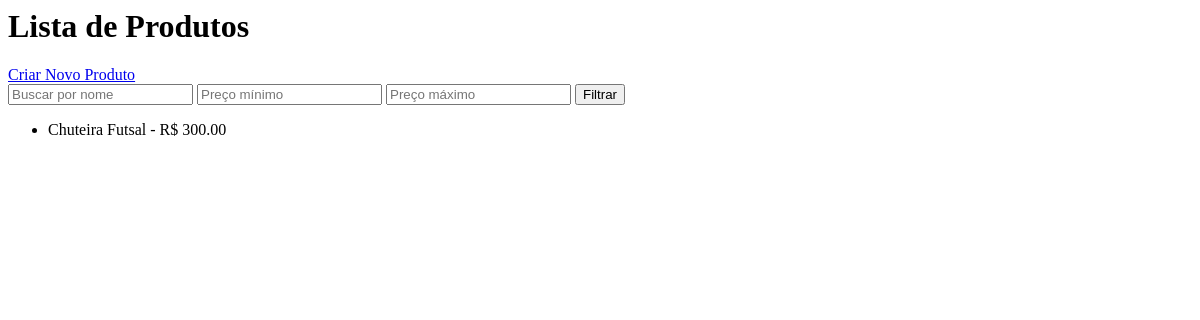
The page /produtos/ on the database as committed earlier.
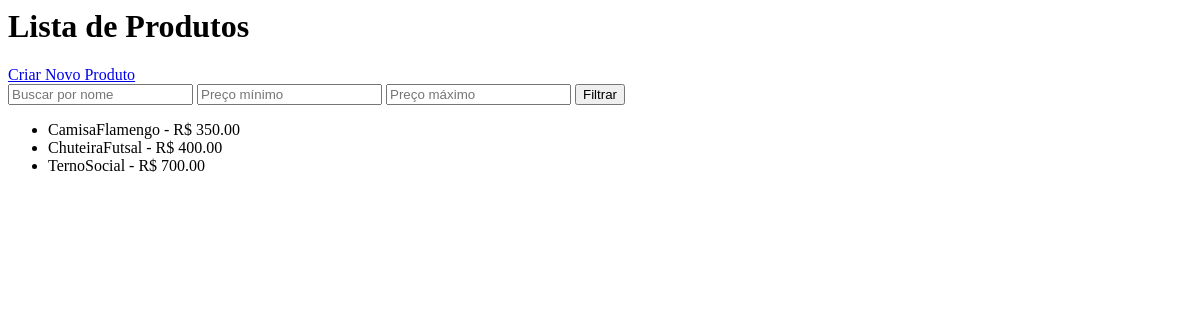
The same page on the database as committed later.
### contato/models.py (models this page shows, shortened)
class Produto(models.Model):
    nome = models.CharField(
        max_length=100,
        validators=[RegexValidator(regex=r'^\w{3,}$', message="O nome deve ter pelo menos 3 caracteres e não conter espaços especiais.")]
    )
    descricao = models.TextField(blank=True)
    preco = models.DecimalField(
        max_digits=10,
        decimal_places=2,
        validators=[MinValueValidator(0.01, message="O preço deve ser maior que zero.")]
    )
    quantidade_estoque = models.PositiveIntegerField(
        default=0,
        validators=[MinValueValidator(0, message="A quantidade em estoque deve ser um número inteiro maior ou igual a zero.")]
    )
    codigo = models.CharField(
        max_length=10,
        unique=True,
        default="DEFAULT123",
        validators=[RegexValidator(regex=r'^[a-zA-Z0-9]+$', message="O código do produto deve conter apenas letras e números.")]
    )
    categoria = models.ForeignKey(Categoria, on_delete=models.CASCADE, related_name="produtos")
    fornecedor = models.ManyToManyField(Fornecedor, related_name="produtos")
    imagem = models.ImageField(upload_to='produto/',null=True,blank=True)

### contato/views.py (the view)
# urls.py: path('produtos/', views.ProdutoListView.as_view(), name='produto_list'),
class ProdutoListView(ListView):
    model = Produto
    template_name = "produto_list.html"
    context_object_name = "produtos"
    paginate_by = 5

### contato/templates/produto_list.html (shortened to what this page needs)
<h1>Lista de Produtos</h1>
<a href="{% url 'create_produto' %}">Criar Novo Produto</a>
<form method="GET">
    <input type="text" name="nome" placeholder="Buscar por nome" value="{{ request.GET.nome }}">
    <input type="number" name="preco_min" placeholder="Preço mínimo" value="{{ request.GET.preco_min }}">
    <input type="number" name="preco_max" placeholder="Preço máximo" value="{{ request.GET.preco_max }}">
    <button type="submit">Filtrar</button>
</form>
<ul>
    {% for produto in produtos %}
        <li>{{ produto.nome }} - R$ {{ produto.preco }}</li>
    {% empty %}
        <li>Nenhum produto encontrado.</li>
    {% endfor %}
</ul>

Rows that differ between the two databases and show on the page:
removed Produto: nome "Chuteira Futsal", preco "300.00"
added Produto: nome "CamisaFlamengo", preco "350.00"
added Produto: nome "ChuteiraFutsal", preco "400.00"
added Produto: nome "TernoSocial", preco "700.00"
